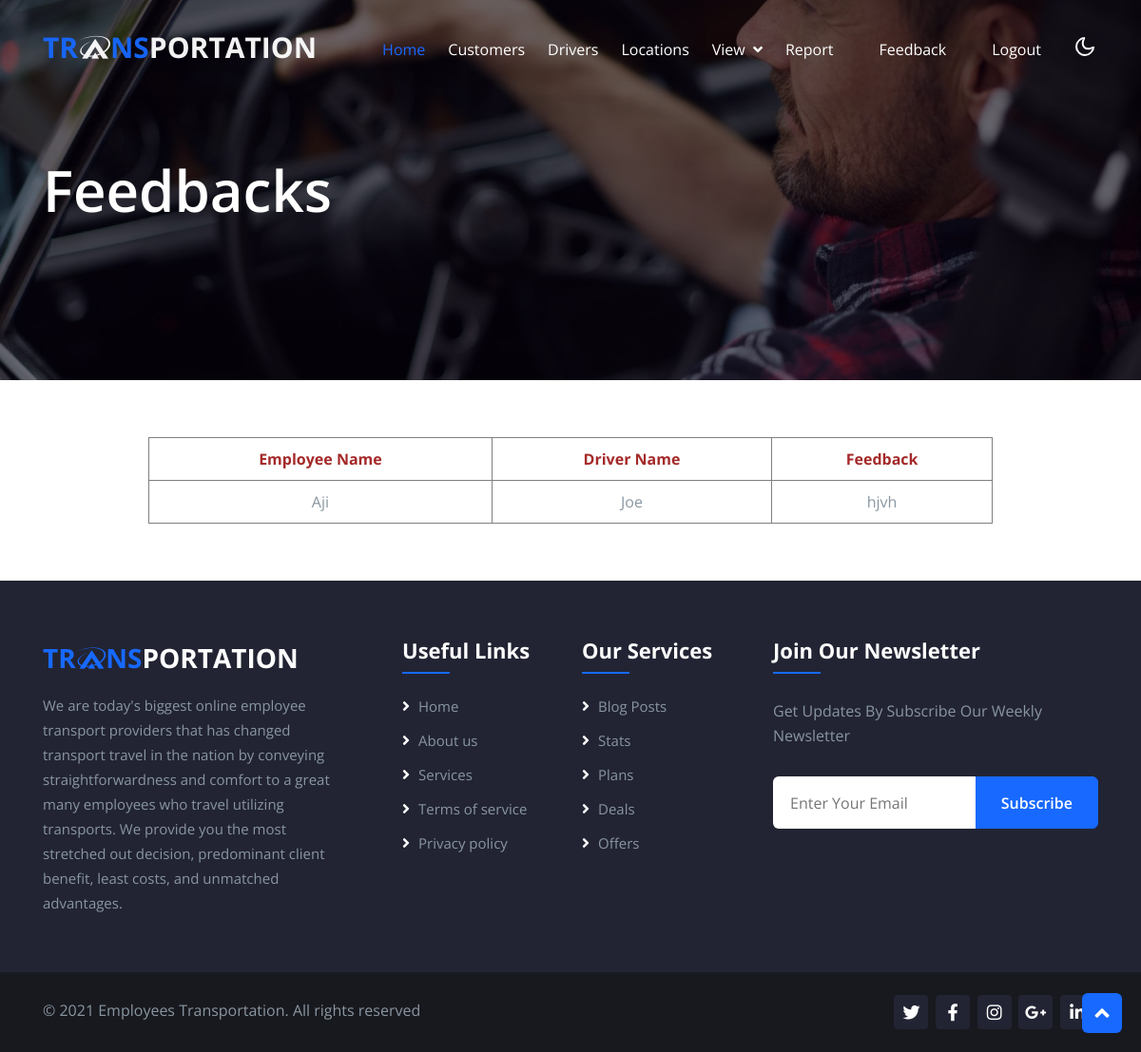
Page /adminViewFeedback.php on the committed database.
### tables this page shows
CREATE TABLE `feedback` (
  `fbid` int(11) NOT NULL,
  `eid` int(11) DEFAULT NULL,
  `did` int(11) DEFAULT NULL,
  `feedack` varchar(100) DEFAULT NULL
);

CREATE TABLE `employees` (
  `emp_id` int(11) NOT NULL,
  `name` varchar(25) DEFAULT NULL,
  `email` varchar(25) DEFAULT NULL,
  `empid` varchar(25) DEFAULT NULL,
  `phone` varchar(25) DEFAULT NULL,
  `adrs` varchar(50) DEFAULT NULL
);

CREATE TABLE `drivers` (
  `driv_id` int(11) NOT NULL,
  `name` varchar(25) DEFAULT NULL,
  `email` varchar(25) DEFAULT NULL,
  `contact` varchar(25) DEFAULT NULL,
  `adrs` varchar(50) DEFAULT NULL,
  `car` varchar(50) DEFAULT NULL,
  `capacity` varchar(25) DEFAULT NULL,
  `reg_num` varchar(50) DEFAULT NULL,
  `lice_num` varchar(50) DEFAULT NULL
);

### adminViewFeedback.php (the view, shortened to what this page needs)
<?php
include "adminHeader.php";
include "connection.php";
$qry = "SELECT * FROM `feedback` f, `employees` e, `drivers` d WHERE f.`did`=d.`driv_id` AND f.`eid`=e.`emp_id`";
$result = mysqli_query($conn, $qry);
?>
<div class="w3l-main-slider position-relative" id="home">
    <div class="w3l-bannerhny-content">
        <div class="container">
            <div class="w3l-bannerhny-info">
                <h3 class="mb-md-5 mb-2">Feedbacks</h3>
            </div>
        </div>
    </div>
</div>
<section id="contact" class="contact">
    <div class="container">
        <table>
            <tr>
                <th>Employee Name</th>
                <th>Driver Name</th>
                <th>Feedback</th>
            </tr>
            <?php
            while ($row = mysqli_fetch_array($result)) {
                echo "<tr>
                    <td>$row[5]</td>
                    <td>$row[11]</td>
                    <td>$row[3]</td>
                </tr>";
            }
            ?>
        </table>
    </div>
</section>
<?php
include "baseFooter.php";
?>

### adminViewFeedback.php (style rules this page uses)
table { margin: auto; width: 80%; text-align: center; }
th { color: brown; }
table, th, td { border: 1px solid gray; border-collapse: collapse; }
th, td { padding: 10px; }

### rows in the picture
feedback: employees.name "Aji", drivers.name "Joe", feedack "hjvh"
